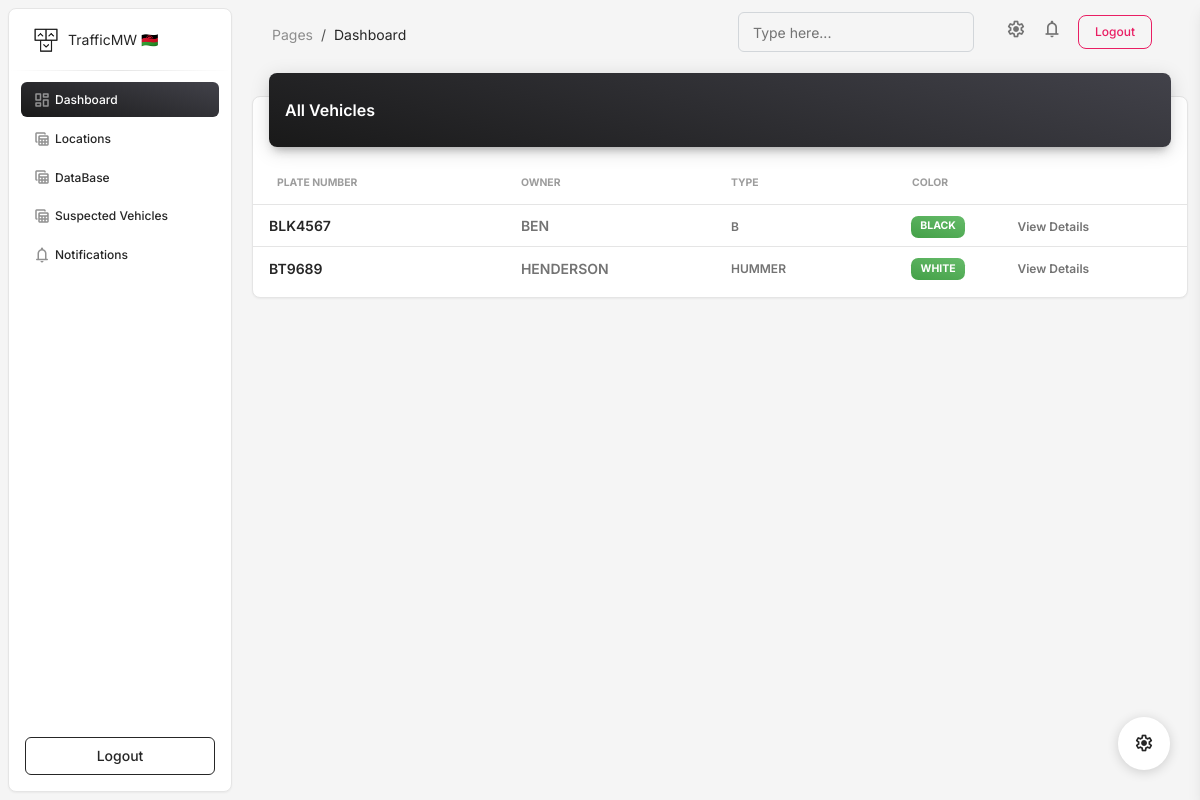
The page /all_vehicles/ on the database its author committed.
### core/models.py (models this page shows, shortened)
class Vehicle(models.Model):
    plate_number = models.CharField(max_length=20, unique=True)
    owner_name = models.CharField(max_length=100)
    owner_phone = models.CharField(max_length=20)
    owner_address = models.TextField()
    vehicle_type = models.CharField(max_length=50)
    make = models.CharField(max_length=50)
    model = models.CharField(max_length=50)
    year = models.IntegerField()
    color = models.CharField(max_length=30)
    registration_date = models.DateField()
    insurance_expiry = models.DateField()
    last_inspection_date = models.DateField()
    created_at = models.DateTimeField(auto_now_add=True)
    updated_at = models.DateTimeField(auto_now=True)

### core/views.py (the view)
# urls.py: path('all_vehicles/', views.all_vehicles, name='all_vehicles'),
def all_vehicles(request):
    vehicles = Vehicle.objects.all()
    return render(request, 'all_vehicles.html', {'vehicles': vehicles})

### core/templates/all_vehicles.html (shortened to what this page needs)
{% extends 'base.html' %}
{% block content %}
<div class="row">
    <div class="col-12">
      <div class="card my-4">
        <div class="card-header p-0 position-relative mt-n4 mx-3 z-index-2">
          <div class="bg-gradient-dark shadow-dark border-radius-lg pt-4 pb-3">
            <h6 class="text-white text-capitalize ps-3">All Vehicles</h6>
          </div>
        </div>
        <div class="card-body px-0 pb-2">
          <div class="table-responsive p-0">
            <table class="table align-items-center mb-0">
              <thead>
                <tr>
                  <th class="text-uppercase text-secondary text-xxs font-weight-bolder opacity-7">Plate Number</th>
                  <th class="text-uppercase text-secondary text-xxs font-weight-bolder opacity-7 ps-2">Owner</th>
                  <th class="text-uppercase text-secondary text-xxs font-weight-bolder opacity-7 ps-2">Type</th>
                  <th class="text-uppercase text-secondary text-xxs font-weight-bolder text-center opacity-7 ps-2">Color</th>
                  <th class="text-secondary opacity-7"></th>
                </tr>
              </thead>
              <tbody>
                {% for vehicle in vehicles %}
                <tr>
                    <td>
                      <div class="d-flex px-2">
                        <div class="my-auto">
                          <h6 class="mb-0 text-sm">{{ vehicle.plate_number }}</h6>
                        </div>
                      </div>
                    </td>
                    <td>
                      <p class="text-sm font-weight-bold mb-0">{{ vehicle.owner_name }}</p>
                    </td>
                    <td>
                      <span class="text-xs font-weight-bold">{{ vehicle.vehicle_type }}</span>
                    </td>
                    <td class="align-middle text-center text-sm">
                        <span class="badge badge-sm bg-gradient-success">{{ vehicle.color }}</span>
                      </td>
                      <td class="align-middle">
                        <a href="{% url 'vehicle_details' vehicle.plate_number %}" class="text-secondary font-weight-bold text-xs" data-toggle="tooltip" data-original-title="Edit user">
                          View Details
                        </a>
                    </td>
                </tr>
                {% endfor %}
              </tbody>
            </table>
          </div>
        </div>
      </div>
    </div>
  </div>
      </div>
{% endblock %}

### rows shown on the page
Vehicle: plate_number "BLK4567", owner_name "BEN", vehicle_type "B", color "BLACK"
Vehicle: plate_number "BT9689", owner_name "HENDERSON", vehicle_type "HUMMER", color "WHITE"
